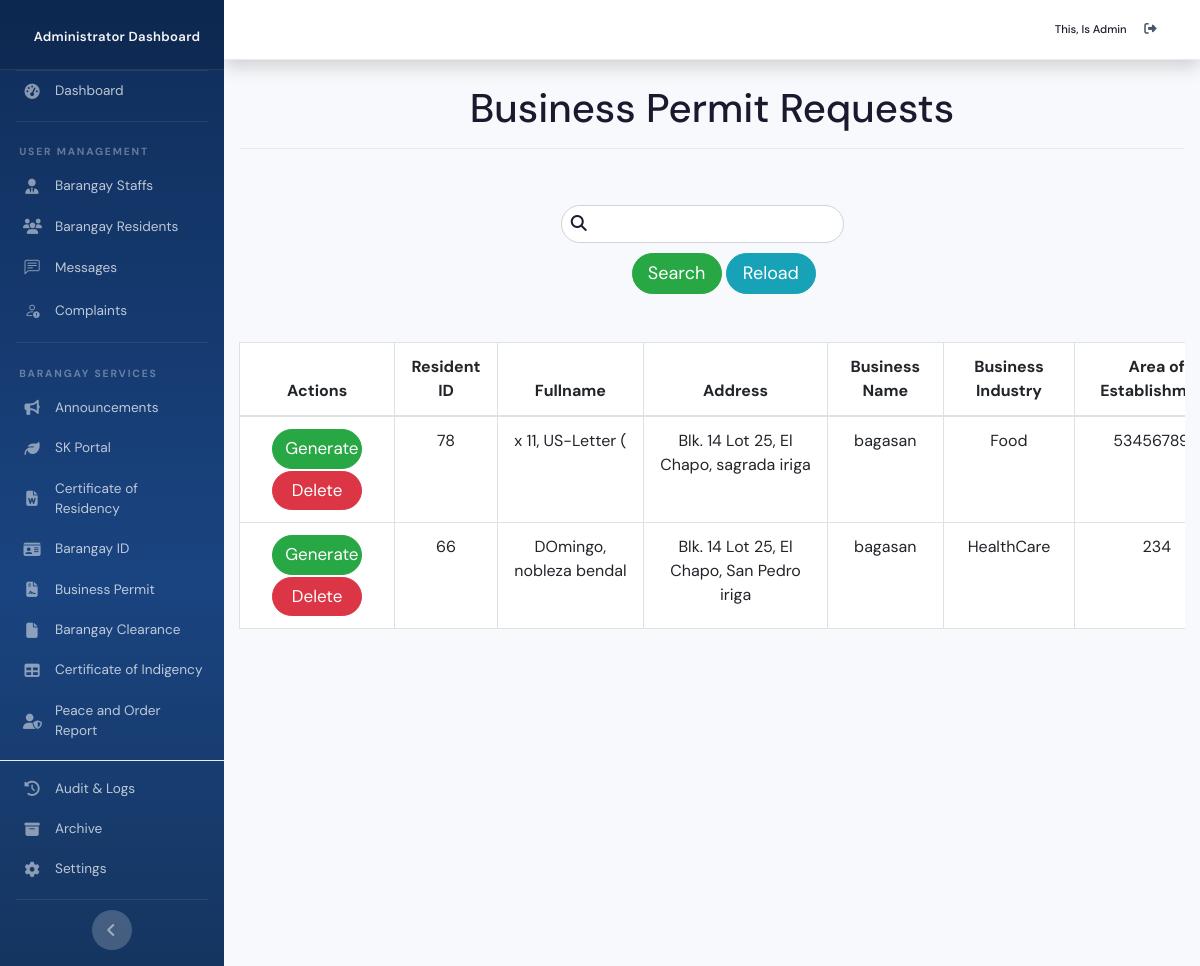
Before: /admn_bspermit.php (signed in) with the older database file.
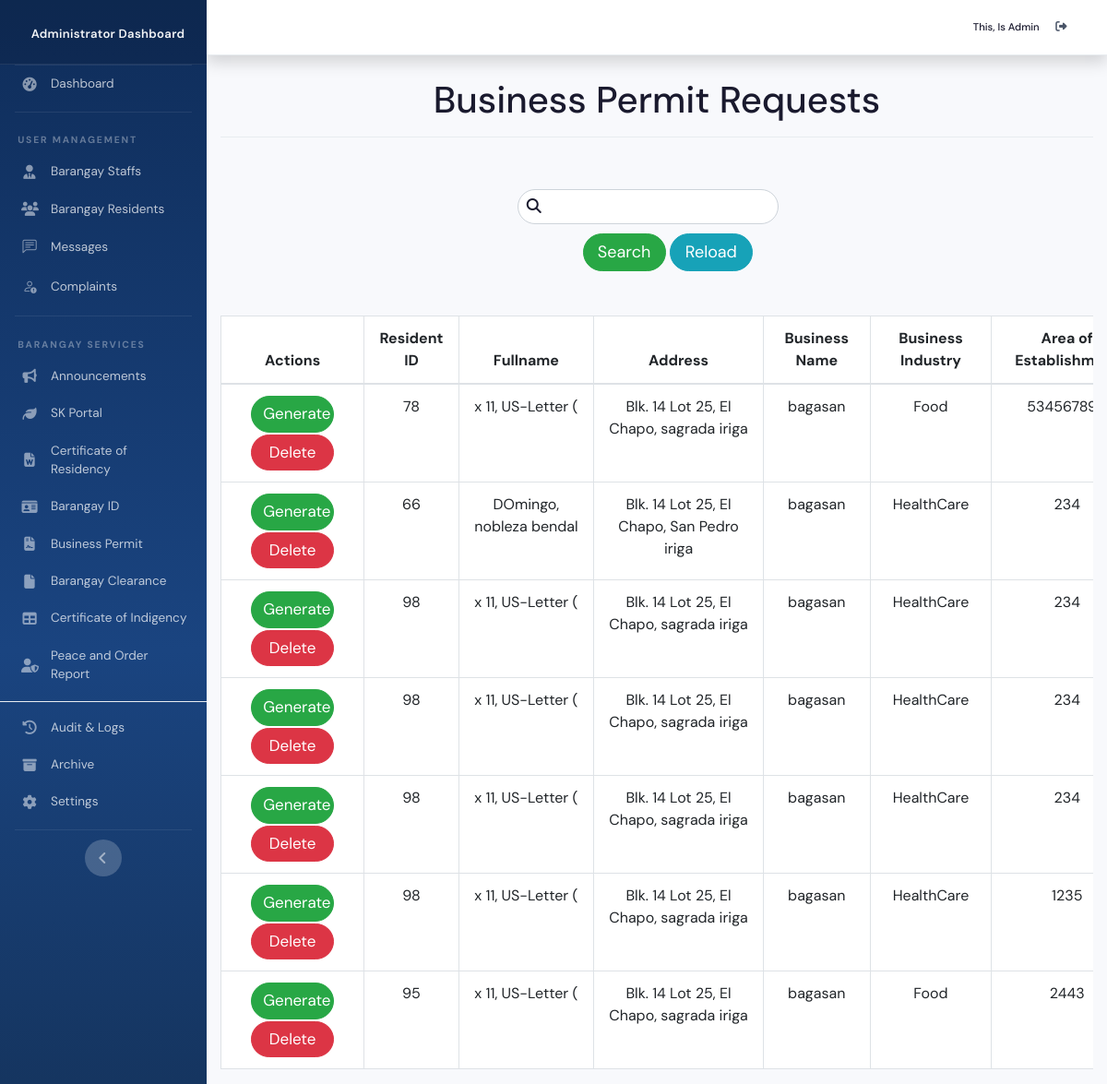
After: the same page with the newer database file.
### tables this page shows
CREATE TABLE `tbl_bspermit` (
  `id_bspermit` int NOT NULL,
  `id_resident` int NOT NULL,
  `lname` varchar(255) DEFAULT NULL,
  `fname` varchar(255) DEFAULT NULL,
  `mi` varchar(255) DEFAULT NULL,
  `bsname` varchar(255) DEFAULT NULL,
  `houseno` varchar(255) DEFAULT NULL,
  `street` varchar(252) DEFAULT NULL,
  `brgy` varchar(255) DEFAULT NULL,
  `municipal` varchar(255) DEFAULT NULL,
  `bsindustry` varchar(255) DEFAULT NULL,
  `aoe` int NOT NULL
);

### classes/main.class.php (called while the page is built, shortened)
<?php
class BMISClass {
    protected $server = "mysql:host=localhost;dbname=bmis";
    protected $user = "root";
    protected $pass = "";
    protected $options = array(PDO::ATTR_ERRMODE => PDO::ERRMODE_EXCEPTION, PDO::ATTR_DEFAULT_FETCH_MODE => PDO::FETCH_ASSOC);
    protected $con;
public function openConn() {
    if ($this->con === null) {
        try {
            $this->con = new PDO($this->server, $this->user, $this->pass, $this->options);
        } catch (PDOException $e) {
            notif("Database Connection Error: " . $e->getMessage(), 'error');
        }
    }
    return $this->con;
}
    public function view_bspermit(){
        $connection = $this->openConn();
        $stmt = $connection->prepare("SELECT * from tbl_bspermit");
        $stmt->execute();
        return $stmt->fetchAll();
    }
}
?>

### admn_bspermit_search.php (the view, shortened to what the changed rows need)
<?php
	require 'classes/conn.php';
	if(isset($_POST['search_bspermit'])){
		$keyword = $_POST['keyword'];
?>
<div class="table-responsive" style="width: 100%; overflow-x: auto;">
    <table class="table table-hover text-center table-bordered" style="min-width: 1000px;">
        <thead class="alert-info">
        <tr>
            <th> Actions</th>
            <th> Resident ID </th>
            <th> Surname </th>
            <th> First Name </th>
            <th> Middle Name </th>
            <th> Business Name </th>
            <th> House No. </th>
            <th> Street </th>
            <th> Barangay </th>
            <th> Municipality </th>
            <th> Business Industry </th>
            <th> Area of Establishment </th>
        </tr>
    </thead>
</div>
    <tbody>
        <?php
            $stmnt = $conn->prepare("SELECT * FROM `tbl_bspermit` WHERE `lname` LIKE '%$keyword%' or  `mi` LIKE '%$keyword%' or  `fname` LIKE '%$keyword%'
            or `bsname` LIKE '%$keyword%' or  `id_resident` LIKE '%$keyword%' or  `houseno` LIKE '%$keyword%' or  `street` LIKE '%$keyword%'
            or `brgy` LIKE '%$keyword%' or `municipal` LIKE '%$keyword%' or `bsindustry` LIKE '%$keyword%' or `aoe` LIKE '%$keyword%' ");
            $stmnt->execute();
            while($view = $stmnt->fetch()){
        ?>
            <tr>
                <td>
                    <form action="" method="post">
                        <a class="btn btn-success" target="blank"  style="width: 90px; font-size: 17px; border-radius:30px; margin-bottom: 2px;" href="businesspermit_form.php?id_resident=<?= $view['id_resident'];?>">Generate</a>
                        <input type="hidden" name="id_bspermitid" value="<?= $view['id_bspermit'];?>">
                        <button class="btn btn-danger"  style="width: 90px; font-size: 17px; border-radius:30px;" type="submit" name="delete_certofres"> Delete</button>
                    </form>
                </td>
                <td> <?= $view['id_resident'];?> </td>
                <td> <?= $view['lname'];?> </td>
                <td> <?= $view['fname'];?> </td>
                <td> <?= $view['mi'];?> </td>
                <td> <?= $view['bsname'];?> </td>
                <td> <?= $view['houseno'];?> </td>
                <td> <?= $view['street'];?> </td>
                <td> <?= $view['brgy'];?> </td>
                <td> <?= $view['municipal'];?> </td>
                <td> <?= $view['bsindustry'];?> </td>
                <td> <?= $view['aoe'];?> </td>
                <td>
                    <button type="button" class="btn btn-success btn-sm" data-toggle="modal" data-target="#viewModalSearch<?= $view['id_resident'] ?>">
                            <i class="fa fa-eye"></i> View
                        </button>
                     </td>
            </tr>
        <?php
        }
        ?>
    </tbody>
</table>
<?php
	}else{
?>
<div class="table-responsive" style="width: 100%; overflow-x: auto;">
    <table class="table table-hover text-center table-bordered" style="min-width: 1000px;">
        <thead class="alert-info">
        <tr>
            <th> Actions</th>
            <th> Resident ID </th>
            <th> Fullname </th>
            <th> Address </th>
            <th> Business Name </th>
            <th> Business Industry </th>
            <th> Area of Establishment </th>
        </tr>
    </thead>
</div>
    <tbody>
        <?php if(is_array($view)) {?>
            <?php foreach($view as $view) {?>
                <tr>
                    <td>
                        <form action="" method="post">
                            <a class="btn btn-success" target="blank"  style="width: 90px; font-size: 17px; border-radius:30px; margin-bottom: 2px;" href="businesspermit_form.php?id_resident=<?= $view['id_resident'];?>">Generate</a>
                            <button class="btn btn-danger"  style="width: 90px; font-size: 17px; border-radius:30px;" type="submit" name="delete_bspermit"> Delete </button>
                        </form>
                    </td>
                    <td> <?= $view['id_resident'];?> </td>
                    <td> <?= $view['lname'];?>, <?= $view['fname'];?> <?= $view['mi'];?> </td>
                    <td> <?= $view['houseno'];?>,  <?= $view['street'];?>, <?= $view['brgy'];?>  <?= $view['municipal'];?></td>
                    <td> <?= $view['bsname'];?> </td>
                    <td> <?= $view['bsindustry'];?> </td>
                    <td> <?= $view['aoe'];?> </td>
                </tr>
            <?php
                }
            ?>
        <?php
            }
        ?>
    </tbody>
<link href="../BarangaySystem-master/bootstrap/css/bootstrap.css" rel="stylesheet" type="text/css">
<?php
	}
?>

Changed rows visible on the page:
added tbl_bspermit: id_resident "98", lname "x 11", fname "US-Letter", mi "(", houseno "Blk. 14 Lot 25", street "El Chapo", brgy "sagrada", municipal "iriga", bsname "bagasan", bsindustry "HealthCare", aoe "234"
added tbl_bspermit: id_resident "98", lname "x 11", fname "US-Letter", mi "(", houseno "Blk. 14 Lot 25", street "El Chapo", brgy "sagrada", municipal "iriga", bsname "bagasan", bsindustry "HealthCare", aoe "234"
added tbl_bspermit: id_resident "98", lname "x 11", fname "US-Letter", mi "(", houseno "Blk. 14 Lot 25", street "El Chapo", brgy "sagrada", municipal "iriga", bsname "bagasan", bsindustry "HealthCare", aoe "234"
added tbl_bspermit: id_resident "98", lname "x 11", fname "US-Letter", mi "(", houseno "Blk. 14 Lot 25", street "El Chapo", brgy "sagrada", municipal "iriga", bsname "bagasan", bsindustry "HealthCare", aoe "1235"
added tbl_bspermit: id_resident "95", lname "x 11", fname "US-Letter", mi "(", houseno "Blk. 14 Lot 25", street "El Chapo", brgy "sagrada", municipal "iriga", bsname "bagasan", bsindustry "Food", aoe "2443"
